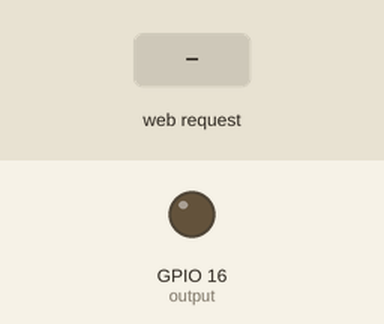
A sketch run on a simulated ESP32. Shown: output pins drawn as LEDs (lit = HIGH). The inputs (shaded band) are chosen by the test bench. WiFi joins after 1.5 s; servers stay silent unless stated; what the sketch prints to the serial monitor is not drawn.

Above: at 2.7 s.
2.8 s: HTTP request GET /16/on received
At 4.0 s:
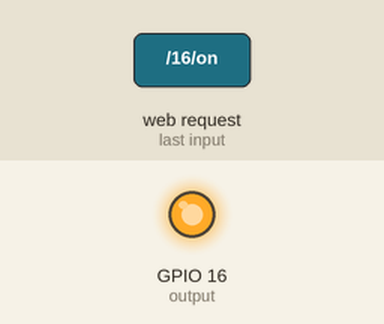
4.3 s: HTTP request GET /16/off received
At 5.3 s:
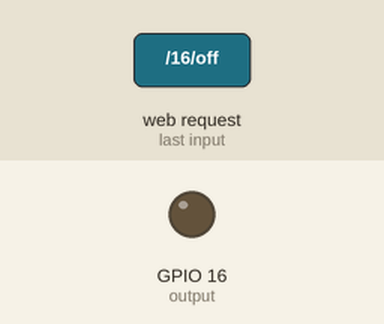
Timing chart, 0 to 7.3 s (numbered marks = the images above; inputs shaded):
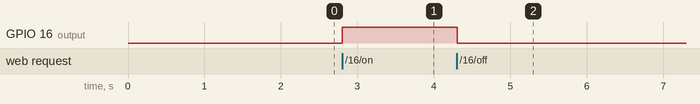

Measured:
- after the input at 2.8 s, GPIO 16 (output): LOW → HIGH at once
- after the input at 4.3 s, GPIO 16 (output): HIGH → LOW at once

The sketch:

webserver.ino
```cpp
#include <WiFi.h>

const char* ssid  = "WIFIName";
const char* password = "Password1234";

WiFiServer server(80);

String header;
String outputState = "off";

const int output = 16;

unsigned long currentTime  = 0;
unsigned long previousTime = 0;
const long timeoutTime = 2000;

void setup() {
  Serial.begin(115200);
  pinMode(output, OUTPUT);
  digitalWrite(output, LOW);

  Serial.print("Connecting to ");
  Serial.println(ssid);
  WiFi.begin(ssid, password);
  while (WiFi.status() != WL_CONNECTED) {
    delay(500);
    Serial.print(".");
  }

  Serial.println("\nWiFi connected.");
  Serial.print("IP address: ");
  Serial.println(WiFi.localIP());

  server.begin();
}

void loop() {
  WiFiClient client = server.available();

  if (client) {
    previousTime = millis();
    Serial.println("New client connected");
    String currentLine = "";

    while (client.connected() && (millis() - previousTime <= timeoutTime)) {
      if (client.available()) {
        char c = client.read();
        Serial.write(c);
        header += c;

        if (c == '\n') {
          if (currentLine.length() == 0) {

            // ---------- HANDLE REQUEST ----------
            if (header.indexOf("GET /16/on")  >= 0) {
              Serial.println("GPIO 16 on");
              outputState = "on";
              digitalWrite(output, HIGH);
            } else if (header.indexOf("GET /16/off") >= 0) {
              Serial.println("GPIO 16 off");
              outputState = "off";
              digitalWrite(output, LOW);
            }

            // ---------- SEND RESPONSE ----------
            client.println("HTTP/1.1 200 OK");
            client.println("Content-type:text/html");
            client.println("Connection: close");
            client.println();

            client.println("<!DOCTYPE html><html>");
            client.println("<head><meta name=\"viewport\" content=\"width=device-width, initial-scale=1\">");
            client.println("<link rel=\"icon\" href=\"data:,\">");
            client.println("<style>");
            client.println("html,body{font-family:Helvetica,Arial,sans-serif;display:inline-block;margin:0 auto;text-align:center;background:#121212;color:#e0e0e0}");
            client.println(".button{background:#03dac5;border:none;color:#000;padding:16px 40px;font-size:30px;margin:2px;cursor:pointer;border-radius:8px}");
            client.println(".button:hover{filter:brightness(115%)}");
            client.println(".button2{background:#cf6679;color:#000}");
            client.println("a{text-decoration:none}");
            client.println("</style></head>");

            client.println("<body><h1>ESP32 Web Server</h1>");
            client.println("<p>GPIO 16 - State: <strong>" + outputState + "</strong></p>");
            if (outputState == "off") {
              client.println("<p><a href=\"/16/on\"><button class=\"button\">ON</button></a></p>");
            } else {
              client.println("<p><a href=\"/16/off\"><button class=\"button button2\">OFF</button></a></p>");
            }
            client.println("</body></html>");
            client.println();
            break;
          } else {
            currentLine = "";
          }
        } else if (c != '\r') {
          currentLine += c;
        }
      }
    }

    header = "";
    client.stop();
    Serial.println("Client disconnected\n");
  }
}
```
